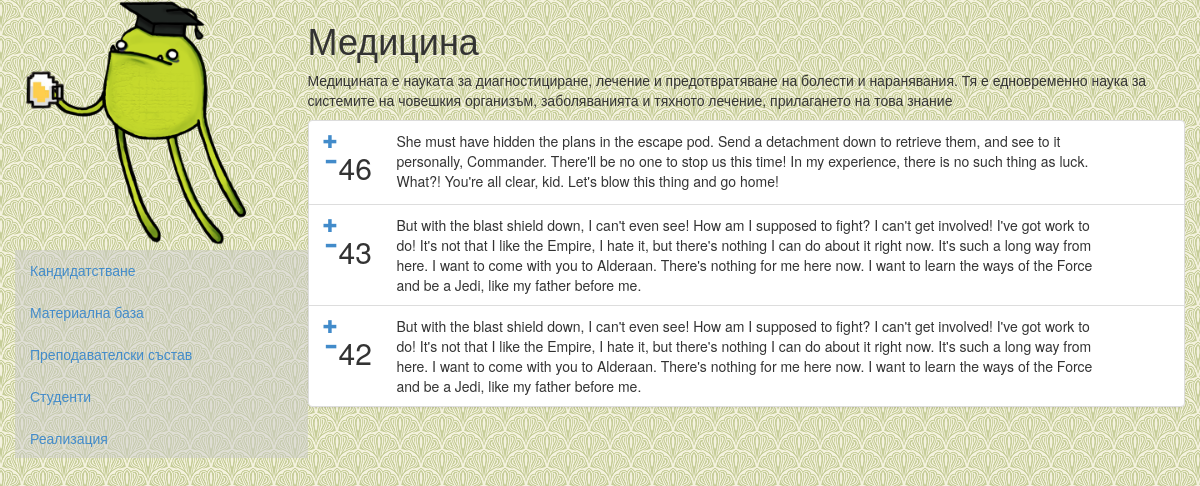
The page /programme/2 on the database its author committed.
### default/models.py (models this page shows, shortened)
class Programme(models.Model):
    categories = models.ManyToManyField(
        SpecCategory, related_name='programmes')
    uni = models.ForeignKey(Uni)
    description = models.TextField()
    name = models.CharField(max_length=200)
    def _get_rating(self):
        rating = 0
        for post in self.posts.all():
            rating += post.vote
        return rating
    rating = property(_get_rating)

class Post(models.Model):
    title = models.CharField(max_length=200)
    text = models.TextField()
    category = models.ForeignKey(PostCategory, related_name='posts')
    date = models.DateField(auto_now=True)
    vote = models.IntegerField()
    programme = models.ForeignKey(Programme, related_name='posts')

### default/views.py (the view)
# urls.py: url(r'^programme/(?P<programme_id>\d+)$', 'default.views.programme_view'),
def programme_view(request, programme_id):
    programme = models.Programme.objects.get(id=programme_id)
    most_voted_posts = [post for post in
                        programme.posts.all().order_by('-vote')[:3]]
    return render(request, 'default/programme.html', {
        'programme': programme,
        'most_voted_posts': most_voted_posts,
    })

### templates/default/programme.html (shortened to what this page needs)
{% extends "default/programme_base.html" %}
{% load staticfiles %}
{% block info %}
  <div class="row">
    <h1>{{ programme.name }}</h1>
    <p>{{ programme.description }}</p>
  </div>
  <div class="row">
    <ul class="list-group">
      {% for post in most_voted_posts %}
        <li class="list-group-item">
          <div class="row">
            <div class="col-xs-1">
              <div class="row">
                <div class="col-xs-3">
                  <a href="#" class="vote-link" data-db-id="{{ post.id }}" data-direction="up"><span class="glyphicon glyphicon-plus"></a>
                    <a href="#" class="vote-link" data-db-id="{{ post.id }}" data-direction="down"><span class="glyphicon glyphicon-minus"></a>
                </div>
                <h2 data-votes-id="{{ post.id }}">{{ post.vote }} </h2>
              </div>
            </div>
            <div class="col-xs-10">
              {{ post.text }}
            </div>
          </div>
        </li>
      {% endfor %}
    </ul>
  </div>
{% endblock %}

### static/css/default.css (style rules this page uses)
body { background-image: url('../img/bg.png'); }

### rows shown on the page
Programme: name "Медицина", description "Медицината е науката за диагностициране, лечение и предотвратяване на болести и наранявания. Тя е едновременно наука за системите на човешкия организъм, заболяванията и тяхното лечение, прилагането на това знание"
Post: vote "46", text "She must have hidden the plans in the escape pod. Send a detachment down to retrieve them, and see to it personally, Commander. There'll be no one to stop us this time! In my experience, there is no such thing as luck. What?! You're all clear, kid. Let's blow this thing and go home!"
Post: vote "43", text "But with the blast shield down, I can't even see! How am I supposed to fight? I can't get involved! I've got work to do! It's not that I like the Empire, I hate it, but there's nothing I can do about it right now. It's such a long way from here. I want to come with you to Alderaan. There's nothing for me here now. I want to learn the ways of the Force and be a Jedi, like my father before me."
Post: vote "42", text "But with the blast shield down, I can't even see! How am I supposed to fight? I can't get involved! I've got work to do! It's not that I like the Empire, I hate it, but there's nothing I can do about it right now. It's such a long way from here. I want to come with you to Alderaan. There's nothing for me here now. I want to learn the ways of the Force and be a Jedi, like my father before me."
